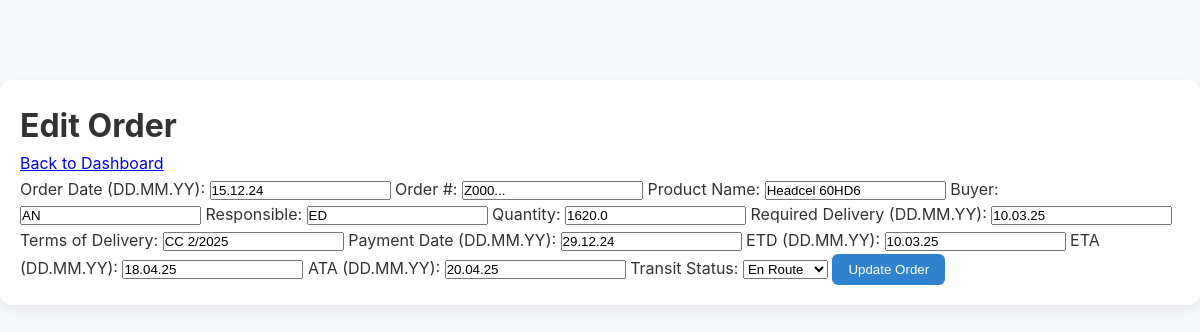
The app's page /edit_order/1 (signed in), older data.
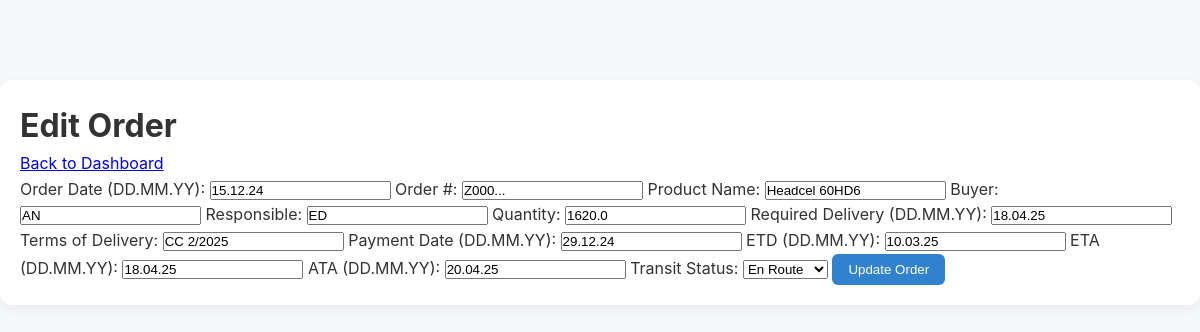
The same page, newer data.
### models.py (models this page shows)
class Order(db.Model):
    id = db.Column(db.Integer, primary_key=True)
    user_id = db.Column(db.Integer, db.ForeignKey('user.id'), nullable=False)
    order_date = db.Column(db.String(10), nullable=False)
    order_number = db.Column(db.String(50), nullable=False)
    product_name = db.Column(db.String(100), nullable=False)
    buyer = db.Column(db.String(100), nullable=False)
    responsible = db.Column(db.String(100), nullable=False)
    quantity = db.Column(db.Float, nullable=False)  # Already supports decimals
    required_delivery = db.Column(db.String(10), nullable=False)
    terms_of_delivery = db.Column(db.String(100), nullable=False)
    payment_date = db.Column(db.String(10))
    etd = db.Column(db.String(10), nullable=False)
    eta = db.Column(db.String(10), nullable=False)
    ata = db.Column(db.String(10))
    transit_status = db.Column(db.String(20), nullable=False)
    transport = db.Column(db.String(20), nullable=False)

### app.py (the view, shortened to what this page needs)
@app.route('/edit_order/<int:order_id>', methods=['GET', 'POST'])
@login_required
def edit_order(order_id):
    order = Order.query.get_or_404(order_id)
    if order.user_id != current_user.id:
        return jsonify({'success': False, 'message': 'You do not have permission to edit this order.'}), 403
    return render_template('edit_order.html', order=order)

### app.py (called while the page is built)
@login_manager.user_loader
def load_user(user_id):
    return User.query.get(int(user_id))

### templates/edit_order.html (shortened to what this page needs)
<!DOCTYPE html>
<html lang="en">
<head>
    <link rel="stylesheet" href="{{ url_for('static', filename='css/style.css') }}">
</head>
<body>
    <div class="container">
        <h1>Edit Order</h1>
        <p><a href="{{ url_for('dashboard') }}">Back to Dashboard</a></p>
        <form method="POST">
            <label for="order_date">Order Date (DD.MM.YY):</label>
            <input type="text" id="order_date" name="order_date" value="{{ order.order_date }}" required>
            <label for="order_number">Order #:</label>
            <input type="text" id="order_number" name="order_number" value="{{ order.order_number }}" required>
            <label for="product_name">Product Name:</label>
            <input type="text" id="product_name" name="product_name" value="{{ order.product_name }}" required>
            <label for="buyer">Buyer:</label>
            <input type="text" id="buyer" name="buyer" value="{{ order.buyer }}" required>
            <label for="responsible">Responsible:</label>
            <input type="text" id="responsible" name="responsible" value="{{ order.responsible }}" required>
            <label for="quantity">Quantity:</label>
            <input type="number" step="0.01" id="quantity" name="quantity" value="{{ order.quantity }}" required>
            <label for="required_delivery">Required Delivery (DD.MM.YY):</label>
            <input type="text" id="required_delivery" name="required_delivery" value="{{ order.required_delivery }}" required>
            <label for="terms_of_delivery">Terms of Delivery:</label>
            <input type="text" id="terms_of_delivery" name="terms_of_delivery" value="{{ order.terms_of_delivery }}" required>
            <label for="payment_date">Payment Date (DD.MM.YY):</label>
            <input type="text" id="payment_date" name="payment_date" value="{{ order.payment_date }}" required>
            <label for="etd">ETD (DD.MM.YY):</label>
            <input type="text" id="etd" name="etd" value="{{ order.etd }}" required>
            <label for="eta">ETA (DD.MM.YY):</label>
            <input type="text" id="eta" name="eta" value="{{ order.eta }}" required>
            <label for="ata">ATA (DD.MM.YY):</label>
            <input type="text" id="ata" name="ata" value="{{ order.ata }}">
            <label for="transit_status">Transit Status:</label>
            <select id="transit_status" name="transit_status" required>
                <option value="en route" {% if order.transit_status == 'en route' %}selected{% endif %}>En Route</option>
            </select>
            <button type="submit">Update Order</button>
        </form>
    </div>
</body>
</html>

### static/css/style.css (style rules this page uses)
* { margin: 0; padding: 0; box-sizing: border-box; }
body { font-family: 'Inter', -apple-system, BlinkMacSystemFont, 'Segoe UI', Roboto, sans-serif; background-color: #f5f7fa; color: #333; line-height: 1.6; padding-top: 80px; }
.container { max-width: 1400px; margin: 0 auto; padding: 20px; background-color: #fff; border-radius: 12px; box-shadow: 0 4px 12px rgba(0, 0, 0, 0.05); }
a, button { transition: all 0.2s ease; }
button { background-color: #3182ce; color: #fff; border: none; padding: 8px 16px; border-radius: 6px; font-weight: 500; cursor: pointer; }

Row changes from the older to the newer data that the page shows:
changed Order "Headcel 60HD6": required_delivery "10.03.25" → "18.04.25"
